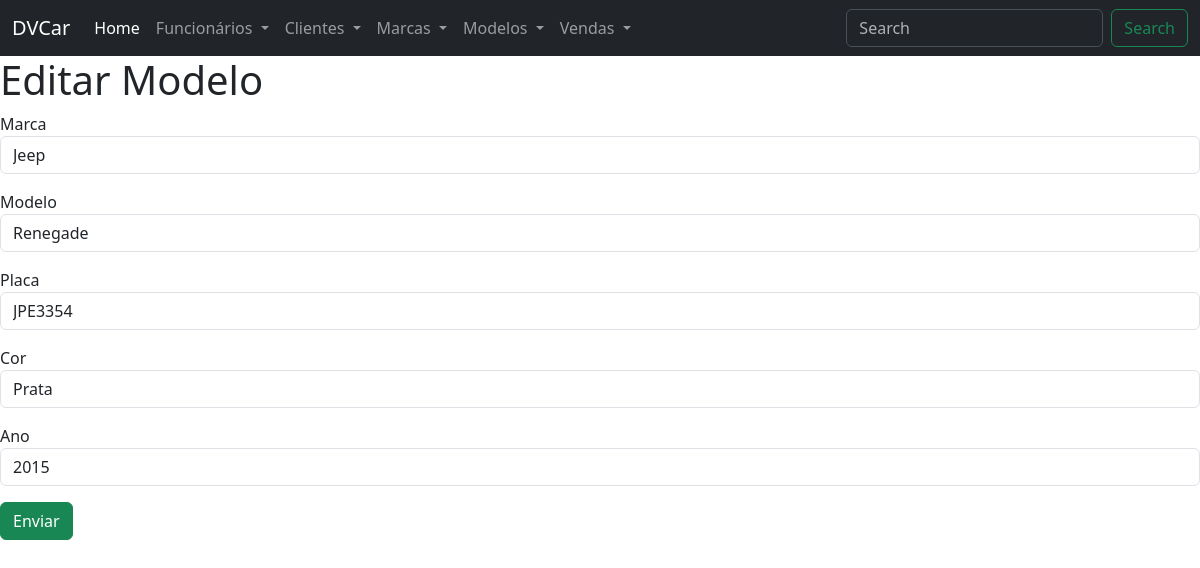
Page /projeto/index.php?page=editar-modelo.php&id_modelo=3 on the committed database.
### tables this page shows
CREATE TABLE `modelo` (
  `id_modelo` int(11) NOT NULL,
  `nome_modelo` varchar(45) NOT NULL,
  `placa_modelo` char(7) DEFAULT NULL,
  `cor_modelo` varchar(20) DEFAULT NULL,
  `ano_modelo` year(4) DEFAULT NULL,
  `marca_id_marca` int(11) NOT NULL
);

### projeto/editar-modelo.php (the view, shortened to what this page needs)
<h1>Editar Modelo</h1>
<?php
include("config.php");
    $sql_1 = "SELECT * FROM modelo WHERE id_modelo=".$_REQUEST['id_modelo'];
    $res_1 = $conn->query($sql_1);
    $row_1 = $res_1->fetch_object();
?>
<form action="?page=salvar-modelo.php" method="POST">
    <div class="mb-3">
        <label>Marca</label>
        <select name="marca_id_marca" class="form-control">
            <?php
            include("config.php");
                $sql = "SELECT * FROM marca";
                $res = $conn->query($sql);
                if($res->num_rows > 0){
                    while($row = $res->fetch_object()){
                        if($row_1->marca_id_marca==$row->id_marca){
                            print "<option value='".$row->id_marca."' selected>".$row->nome_marca."</option>";
                        }else
                        print "<option value='".$row->id_marca."'>".$row->nome_marca."</option>";
                    }
                }else{
                    print "<option>Não há marcas cadastradas</option>";
                }
            ?>
        </select>
    </div>
    <div class="mb-3">
        <label>Modelo</label>
        <input type="text" name="nome_modelo" value="<?php print $row_1->nome_modelo ?>" class="form-control">
    </div>
    <div class="mb-3">
        <label>Placa</label>
        <input type="text" name="placa_modelo" value="<?php print $row_1->placa_modelo ?>"  class="form-control">
    </div>
    <div class="mb-3">
        <label>Cor</label>
        <input type="text" name="cor_modelo" value="<?php print $row_1->cor_modelo ?>"  class="form-control">
    </div>
    <div class="mb-3">
        <label>Ano</label>
        <input type="text" name="ano_modelo" value="<?php print $row_1->ano_modelo ?>"  class="form-control">
    </div>
    <div class="mb-3">
        <button type="submit" class="btn btn-success">Enviar</button>
    </div>
</form>

### rows in the picture
modelo: nome_modelo "Renegade", placa_modelo "JPE3354", cor_modelo "Prata", ano_modelo "2015"

### other values in the picture
form field marca_id_marca "Jeep"
